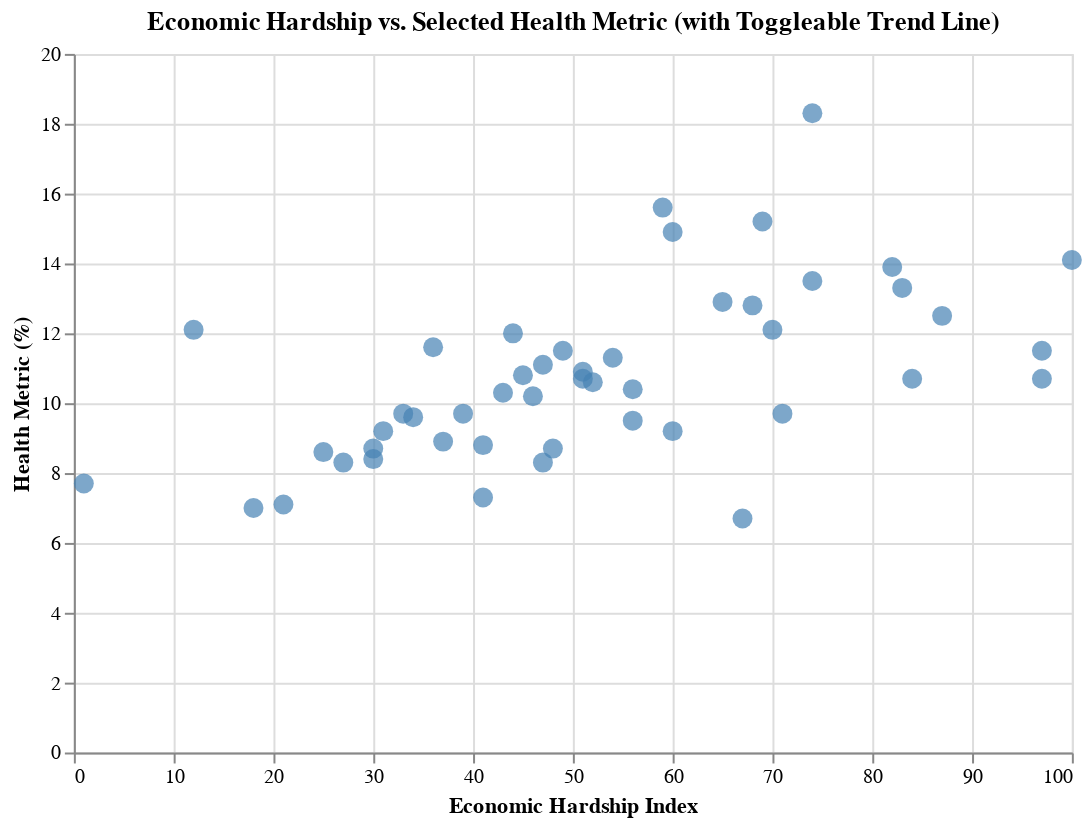

This figure's notebook cell:
### Markdown cell above
## Task 2: Explore Relationships Between Economic and Health Factors
**Why?** To understand how economic hardship correlates with health outcomes, like obesity, unisured rates, exercise.
**How?** Use a scatter plot comparing `Economic Hardship Index` with `Obesity`, `Unisured`, `High Blood Pressure`, ` High Cholesterol`, `Diabetes`, or `Exercise`.
**What?** This task examines correlation and outliers in two-variable comparisons. The correlation regression line can be checked to visualize any positive or negative correlation. Included is the tooltip to hover and view individual states and scores.
**Where?** Columns: `Econimc Hardship Index`, `Obesity`, `Uninsured`, etc Index: `State`
**When?** Performed after initial exploration to generate hypotheses about cause-and-effect or clustering of outcomes.
**Who?** Policy analyst or public health planner evaluating where socioeconomic policy changes may have the greatest health impacts.

### Code cell
import altair as alt
import pandas as pd

melted = selected.melt(
    id_vars=["State", "Economic Hardship Index"],
    value_vars=[
        "Avoided Care Due to Cost", "Cancer", "Diabetes",  "Exercise", 
        "High Blood Pressure", "High Cholesterol", "Obesity",
        "Uninsured" 
    ],
    var_name="Health Metric",
    value_name="Value"
)

health_metric_param = alt.param(
    name="health_metric",
    bind=alt.binding_select(
        options=[
            "Avoided Care Due to Cost", "Cancer", "Diabetes",  "Exercise", 
            "High Blood Pressure", "High Cholesterol", "Obesity",
            "Uninsured"  
        ],
        name="Health Metric: "
    ),
    value="Avoided Care Due to Cost"
)

show_regression = alt.param(
    name="show_regression",
    bind=alt.binding_checkbox(name="Show Correlation Line"),
    value=False
)

points = alt.Chart(melted).mark_circle(size=100).encode(
    x=alt.X("Economic Hardship Index:Q", title="Economic Hardship Index"),
    y=alt.Y("Value:Q", title="Health Metric (%)"),
    color=alt.value("steelblue"),
    tooltip=[
        alt.Tooltip("State:N"),
        alt.Tooltip("Economic Hardship Index:Q", format=".1f"),
        alt.Tooltip("Value:Q", format=".1f"),
        alt.Tooltip("Health Metric:N")
    ]
).transform_filter(
    alt.datum["Health Metric"] == health_metric_param
)

trendline = alt.Chart(melted).transform_filter(
    (alt.datum["Health Metric"] == health_metric_param) & show_regression
).transform_regression(
    "Economic Hardship Index", "Value", method="linear"
).mark_line(color="darkred", strokeDash=[5, 5]).encode(
    x="Economic Hardship Index:Q",
    y="Value:Q"
)


chart = (points + trendline).add_params(
    health_metric_param,
    show_regression
).properties(
    width=500,
    height=350,
    title="Economic Hardship vs. Selected Health Metric (with Toggleable Trend Line)"
)

chart

### Figure 1 — Vega-Lite specification as saved in the notebook (floating-point values rounded to 4 significant figures; data arrays with more than 128 entries replaced by an {"elided": "..."} marker saying what was removed)
{"$schema": "https://vega.github.io/schema/vega-lite/v5.20.1.json", "config": {"view": {"continuousHeight": 300, "continuousWidth": 300}}, "data": {"name": "data-eb41c106effd0baf227172a2f02d3afc"}, "datasets": {"data-eb41c106effd0baf227172a2f02d3afc": {"elided": "400 records"}}, "height": 350, "layer": [{"encoding": {"color": {"value": "steelblue"}, "tooltip": [{"field": "State", "type": "nominal"}, {"field": "Economic Hardship Index", "format": ".1f", "type": "quantitative"}, {"field": "Value", "format": ".1f", "type": "quantitative"}, {"field": "Health Metric", "type": "nominal"}], "x": {"field": "Economic Hardship Index", "title": "Economic Hardship Index", "type": "quantitative"}, "y": {"field": "Value", "title": "Health Metric (%)", "type": "quantitative"}}, "mark": {"size": 100, "type": "circle"}, "transform": [{"filter": "(datum['Health Metric'] === health_metric)"}]}, {"encoding": {"x": {"field": "Economic Hardship Index", "type": "quantitative"}, "y": {"field": "Value", "type": "quantitative"}}, "mark": {"color": "darkred", "strokeDash": [5, 5], "type": "line"}, "transform": [{"filter": "((datum['Health Metric'] === health_metric) && show_regression)"}, {"method": "linear", "on": "Economic Hardship Index", "regression": "Value"}]}], "params": [{"bind": {"input": "select", "name": "Health Metric: ", "options": ["Avoided Care Due to Cost", "Cancer", "Diabetes", "Exercise", "High Blood Pressure", "High Cholesterol", "Obesity", "Uninsured"]}, "name": "health_metric", "value": "Avoided Care Due to Cost"}, {"bind": {"input": "checkbox", "name": "Show Correlation Line"}, "name": "show_regression", "value": false}], "title": "Economic Hardship vs. Selected Health Metric (with Toggleable Trend Line)", "width": 500}
